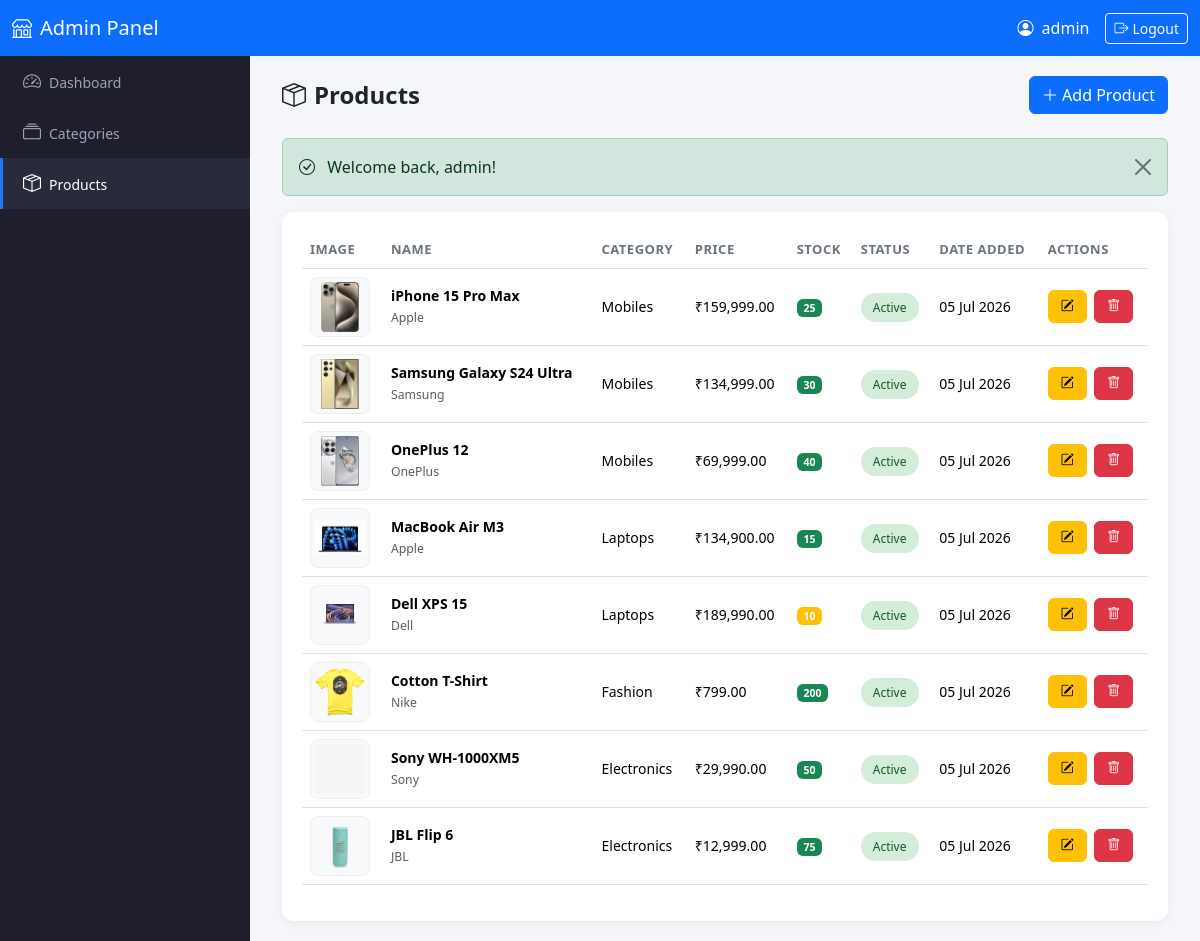
The page /admin/products/view.php (signed in) on the database its author committed.
### tables this page shows
CREATE TABLE IF NOT EXISTS `products` (
    `id` INT(11) NOT NULL AUTO_INCREMENT,
    `category_id` INT(11) NOT NULL,
    `name` VARCHAR(200) NOT NULL,
    `description` TEXT DEFAULT NULL,
    `price` DECIMAL(10,2) NOT NULL,
    `brand` VARCHAR(100) DEFAULT NULL,
    `product_url` VARCHAR(500) DEFAULT NULL COMMENT 'External product website URL',
    `stock_quantity` INT(11) NOT NULL DEFAULT 0,
    `image` VARCHAR(255) DEFAULT NULL,
    `multiple_images` TEXT DEFAULT NULL COMMENT 'Comma-separated image filenames',
    `status` TINYINT(1) NOT NULL DEFAULT 1 COMMENT '1=Active, 0=Inactive',
    `created_at` TIMESTAMP NOT NULL DEFAULT CURRENT_TIMESTAMP,
    `updated_at` TIMESTAMP NOT NULL DEFAULT CURRENT_TIMESTAMP ON UPDATE CURRENT_TIMESTAMP,
    PRIMARY KEY (`id`),
    KEY `category_id` (`category_id`),
    CONSTRAINT `products_ibfk_1` FOREIGN KEY (`category_id`) REFERENCES `categories` (`id`) ON DELETE CASCADE ON UPDATE CASCADE
);

CREATE TABLE IF NOT EXISTS `categories` (
    `id` INT(11) NOT NULL AUTO_INCREMENT,
    `name` VARCHAR(100) NOT NULL,
    `description` TEXT DEFAULT NULL,
    `status` TINYINT(1) NOT NULL DEFAULT 1 COMMENT '1=Active, 0=Inactive',
    `created_at` TIMESTAMP NOT NULL DEFAULT CURRENT_TIMESTAMP,
    `updated_at` TIMESTAMP NOT NULL DEFAULT CURRENT_TIMESTAMP ON UPDATE CURRENT_TIMESTAMP,
    PRIMARY KEY (`id`)
);

### admin/products/view.php (the view, shortened to what this page needs)
<?php
require_once __DIR__ . '/../../includes/header.php';
require_once __DIR__ . '/../../includes/sidebar.php';
require_once __DIR__ . '/../../includes/navbar.php';
$pdo = getConnection();
$stmt = $pdo->query("
    SELECT p.*, c.name as category_name
    FROM products p
    LEFT JOIN categories c ON p.category_id = c.id
    ORDER BY p.created_at DESC
");
$products = $stmt->fetchAll();
?>
<div class="main-content">
    <div class="container-fluid">
        <div class="page-header">
            <h4><i class="bi bi-box-seam me-2"></i>Products</h4>
            <a href="add.php" class="btn btn-primary">
                <i class="bi bi-plus-lg me-1"></i>Add Product
            </a>
        </div>
        <?php if (isset($_SESSION['success_message'])): ?>
            <div class="alert alert-success alert-dismissible fade show" role="alert">
                <i class="bi bi-check-circle me-2"></i>
                <?php
                    echo htmlspecialchars($_SESSION['success_message']);
                ?>
                <button type="button" class="btn-close" data-bs-dismiss="alert"></button>
            </div>
        <?php endif; ?>
        <div class="table-container">
            <?php if (count($products) > 0): ?>
                <div class="table-responsive">
                    <table class="table table-hover align-middle">
                        <thead>
                            <tr>
                                <th>Image</th>
                                <th>Name</th>
                                <th>Category</th>
                                <th>Price</th>
                                <th>Stock</th>
                                <th>Status</th>
                                <th>Date Added</th>
                                <th>Actions</th>
                            </tr>
                        </thead>
                        <tbody>
                            <?php foreach ($products as $product): ?>
                                <tr>
                                    <td>
                                        <?php if ($product['image']): ?>
                                            <img src="<?php echo rtrim(dirname(dirname(dirname($_SERVER['SCRIPT_NAME']))), '/'); ?>/uploads/<?php echo htmlspecialchars($product['image']); ?>"
                                                 alt="<?php echo htmlspecialchars($product['name']); ?>"
                                                 class="product-image-thumb"
                                                 onerror="this.src='<?php echo rtrim(dirname(dirname(dirname($_SERVER['SCRIPT_NAME']))), '/'); ?>/uploads/placeholder.png'">
                                        <?php else: ?>
                                            <img src="<?php echo rtrim(dirname(dirname(dirname($_SERVER['SCRIPT_NAME']))), '/'); ?>/uploads/placeholder.png"
                                                 alt="<?php echo htmlspecialchars($product['name']); ?>"
                                                 class="product-image-thumb">
                                        <?php endif; ?>
                                    </td>
                                    <td>
                                        <strong><?php echo htmlspecialchars($product['name']); ?></strong>
                                        <?php if ($product['brand']): ?>
                                            <br><small class="text-muted"><?php echo htmlspecialchars($product['brand']); ?></small>
                                        <?php endif; ?>
                                    </td>
                                    <td><?php echo htmlspecialchars($product['category_name'] ?? 'Uncategorized'); ?></td>
                                    <td>₹<?php echo number_format($product['price'], 2); ?></td>
                                    <td>
                                        <span class="badge bg-<?php echo $product['stock_quantity'] > 10 ? 'success' : ($product['stock_quantity'] > 0 ? 'warning' : 'danger'); ?>">
                                            <?php echo $product['stock_quantity']; ?>
                                        </span>
                                    </td>
                                    <td>
                                        <?php if ($product['status'] == 1): ?>
                                            <span class="badge-active">Active</span>
                                        <?php else: ?>
                                            <span class="badge-inactive">Inactive</span>
                                        <?php endif; ?>
                                    </td>
                                    <td><?php echo date('d M Y', strtotime($product['created_at'])); ?></td>
                                    <td>
                                        <a href="edit.php?id=<?php echo $product['id']; ?>" class="btn btn-sm btn-warning btn-action me-1">
                                            <i class="bi bi-pencil-square"></i>
                                        </a>
                                        <form method="POST" action="delete.php" class="d-inline" onsubmit="return confirm('Are you sure you want to delete this product?');">
                                            <button type="submit" class="btn btn-sm btn-danger btn-action">
                                                <i class="bi bi-trash"></i>
                                            </button>
                                        </form>
                                    </td>
                                </tr>
                            <?php endforeach; ?>
                        </tbody>
                    </table>
                </div>
            <?php endif; ?>
        </div>
    </div>
</div>
<?php require_once __DIR__ . '/../../includes/footer.php'; ?>

### admin/assets/css/style.css (style rules this page uses)
:root { --sidebar-width: 250px; --header-height: 56px; --primary-color: #2874f0; --sidebar-bg: #1e1e2d; --sidebar-hover: #2a2a3d; --sidebar-active: #2874f0; }
body { font-family: 'Segoe UI', Tahoma, Geneva, Verdana, sans-serif; background-color: #f5f6fa; padding-top: var(--header-height); }
.main-content { margin-left: var(--sidebar-width); padding: 20px; min-height: calc(100vh - var(--header-height)); }
.table-container { background: #fff; border-radius: 12px; padding: 20px; box-shadow: 0 2px 10px rgba(0, 0, 0, 0.05); }
.table th { border-top: none; font-weight: 600; font-size: 13px; text-transform: uppercase; letter-spacing: 0.5px; color: #6c757d; }
.table td { vertical-align: middle; font-size: 14px; }
.product-image-thumb { width: 60px; height: 60px; object-fit: contain; border-radius: 8px; background: #f8f9fa; padding: 4px; border: 1px solid #eee; }
.badge-active { background-color: #d4edda; color: #155724; padding: 6px 12px; border-radius: 20px; font-size: 12px; font-weight: 500; }
.btn-action { padding: 6px 12px; font-size: 13px; border-radius: 6px; }
.page-header { display: flex; justify-content: space-between; align-items: center; margin-bottom: 24px; }
.page-header h4 { font-weight: 600; margin: 0; }

### rows shown on the page
products: image (picture), name "iPhone 15 Pro Max", brand "Apple", category.name "Mobiles", price "159,999.00", stock_quantity "25", status "Active", created_at "05 Jul 2026"
products: image (picture), name "Samsung Galaxy S24 Ultra", brand "Samsung", category.name "Mobiles", price "134,999.00", stock_quantity "30", status "Active", created_at "05 Jul 2026"
products: image (picture), name "OnePlus 12", brand "OnePlus", category.name "Mobiles", price "69,999.00", stock_quantity "40", status "Active", created_at "05 Jul 2026"
products: image (picture), name "MacBook Air M3", brand "Apple", category.name "Laptops", price "134,900.00", stock_quantity "15", status "Active", created_at "05 Jul 2026"
products: image (picture), name "Dell XPS 15", brand "Dell", category.name "Laptops", price "189,990.00", stock_quantity "10", status "Active", created_at "05 Jul 2026"
products: image (picture), name "Cotton T-Shirt", brand "Nike", category.name "Fashion", price "799.00", stock_quantity "200", status "Active", created_at "05 Jul 2026"
products: shows a picture, name "Sony WH-1000XM5", brand "Sony", category.name "Electronics", price "29,990.00", stock_quantity "50", status "Active", created_at "05 Jul 2026"
products: image (picture), name "JBL Flip 6", brand "JBL", category.name "Electronics", price "12,999.00", stock_quantity "75", status "Active", created_at "05 Jul 2026"

### other values the page prints
$_SESSION['admin_username'] "admin"
$_SESSION['success_message'] "Welcome back, admin!"
